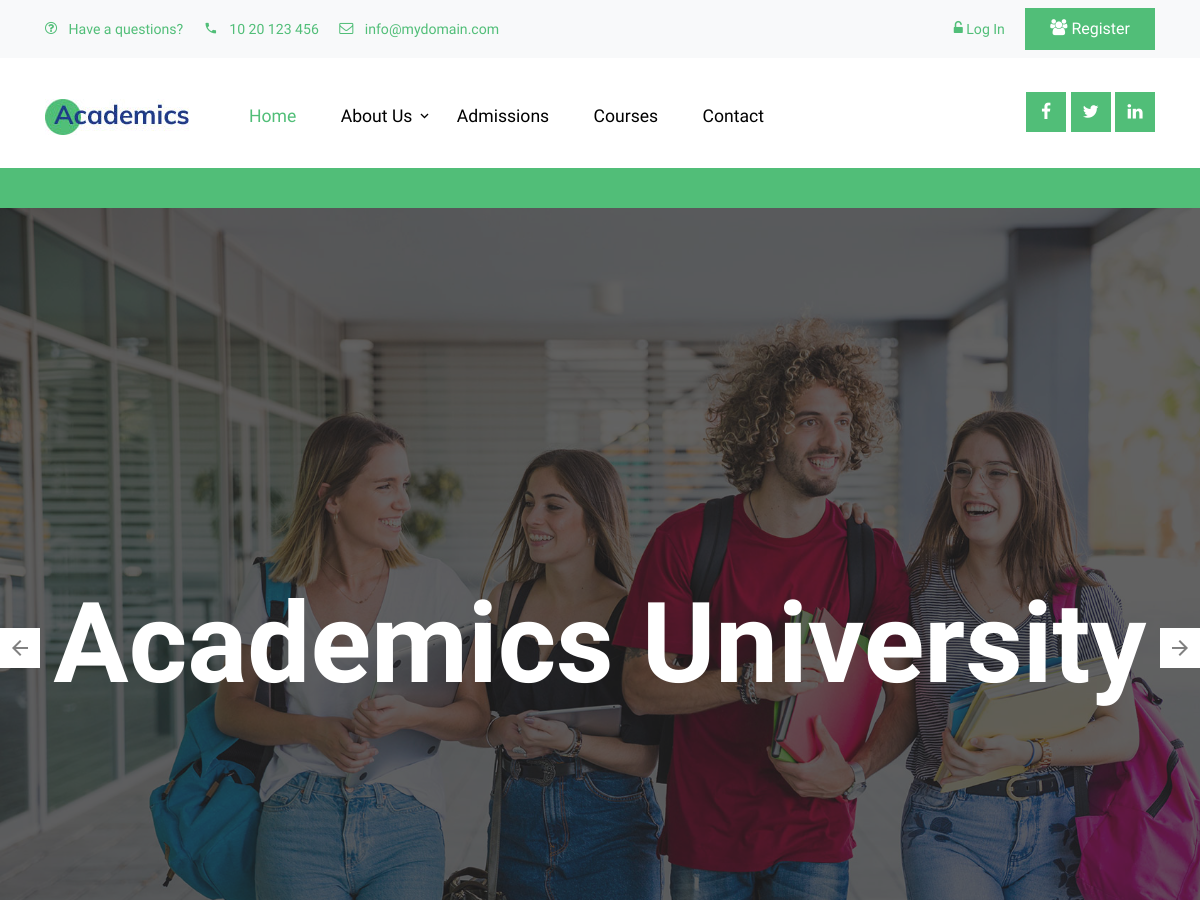
Before: /index/ (upper part) with the older database file.
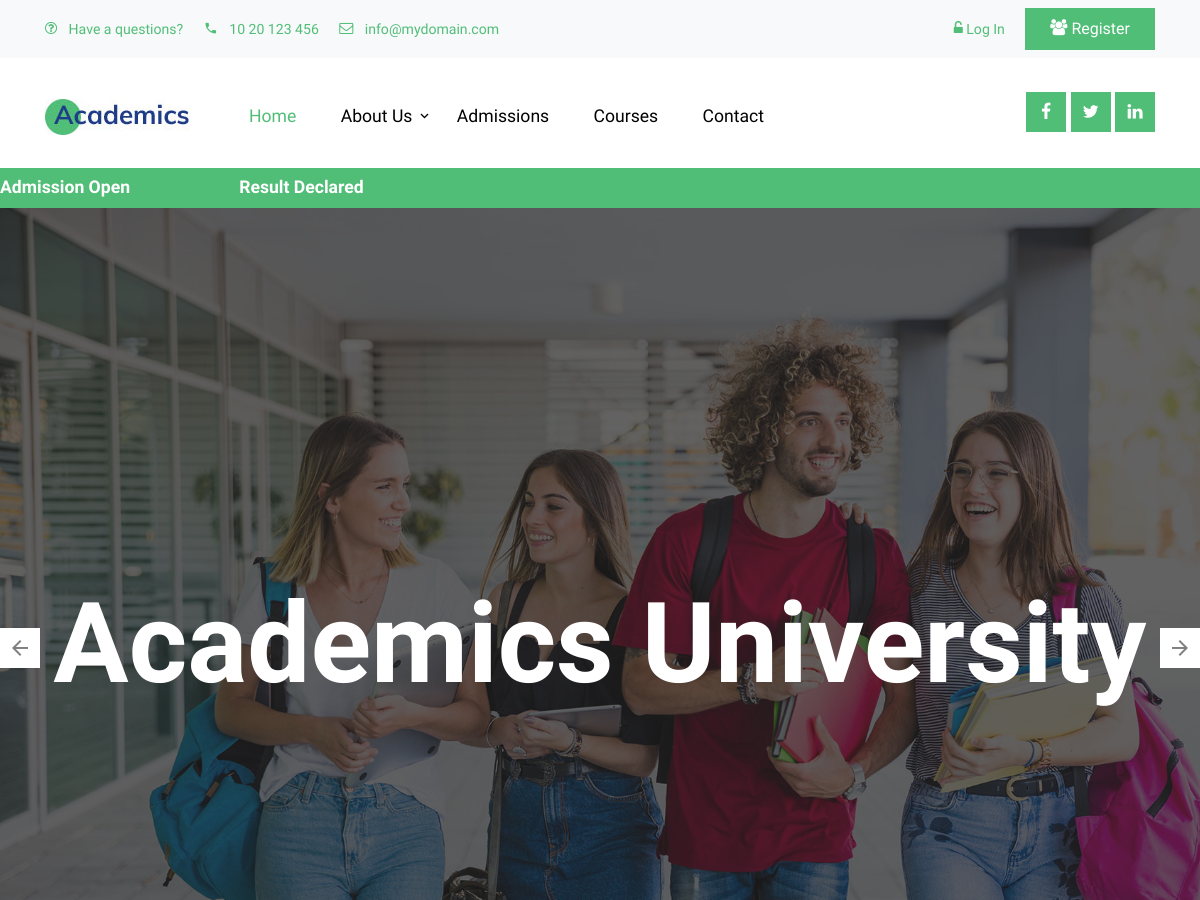
After: the same page with the newer database file.
### news/models.py (models this page shows)
class News(models.Model):
    news_title = models.CharField(max_length=100)
    news_description = HTMLField()

### programs/views.py (the view)
# urls.py: path('index/', views.homepage, name="index"),
def homepage(request):
    services_data= Service.objects.all() # [:1] use for limit negative index not support
    news_data = News.objects.all()
    data = {
        'services_datas' : services_data,
        'news_data':news_data
    }
    return render(request,"index.html",data)

### templates/index.html (shortened to what this page needs)
{% extends 'base.html' %}
    {% block content %}
    <marquee onmouseover = "stop()" onmouseout="start()" style="width: 100%; height: 40px; background-color: #51be78; position: relative; z-index : 999; margin-top : 110px; margin-bottom : -10px;">
      <p style="padding : 5px 0px; color : white;">
        {% for news in news_data %}
          <a href = "/newsdetails/{{news.id}}" style = "color : white; font-weight :bold;"> {{news.news_title }} </a> &nbsp; &nbsp; &nbsp; &nbsp; &nbsp; &nbsp; &nbsp;&nbsp;&nbsp; &nbsp; &nbsp; &nbsp; &nbsp;
        {% endfor %}
      </p>
    </marquee>
     <div class="hero-slide owl-carousel site-blocks-cover">
      <div class="intro-section" style="background-image: url('/static/images/hero_1.jpg');">
        <div class="container">
          <div class="row align-items-center">
            <div class="col-lg-12 mx-auto text-center" data-aos="fade-up">
              <h1>Academics University</h1>
            </div>
          </div>
        </div>
      </div>
        </div>
    {% endblock%}

### templates/base.html
{%  include "header.html" %}
{% block content %}
{% endblock content %}
{% include "footer.html" %}

### templates/header.html (shortened to what this page needs)
{% load static %}
<!DOCTYPE html>
<html lang="en">
<head>
  <link rel="stylesheet" href="/static/fonts/icomoon/style.css">
  <link rel="stylesheet" href="/static/css/bootstrap.min.css">
  <link rel="stylesheet" href="/static/css/jquery-ui.css">
  <link rel="stylesheet" href="/static/css/owl.carousel.min.css">
  <link rel="stylesheet" href="/static/css/owl.theme.default.min.css">
  <link rel="stylesheet" href="/static/css/owl.theme.default.min.css">
  <link rel="stylesheet" href="/static/css/jquery.fancybox.min.css">
  <link rel="stylesheet" href="/static/css/bootstrap-datepicker.css">
  <link rel="stylesheet" href="/static/fonts/flaticon/font/flaticon.css">
  <link rel="stylesheet" href="/static/css/aos.css">
  <link href="/static/css/jquery.mb.YTPlayer.min.css" media="all" rel="stylesheet" type="text/css">
  <link rel="stylesheet" href="/static/css/style.css">
</head>
<body data-spy="scroll" data-target=".site-navbar-target" data-offset="300">
  <div class="site-wrap">
    <div class="py-2 bg-light">
      <div class="container">
        <div class="row align-items-center">
          <div class="col-lg-9 d-none d-lg-block">
            <a href="#" class="small mr-3"><span class="icon-question-circle-o mr-2"></span> Have a questions?</a>
            <a href="#" class="small mr-3"><span class="icon-phone2 mr-2"></span> 10 20 123 456</a>
            <a href="#" class="small mr-3"><span class="icon-envelope-o mr-2"></span> info@mydomain.com</a>
          </div>
          <div class="col-lg-3 text-right">
            <a href="{% url 'login' %}" class="small mr-3"><span class="icon-unlock-alt"></span> Log In</a>
            <a href="{% url 'register' %}" class="small btn btn-primary px-4 py-2 rounded-0"><span class="icon-users"></span> Register</a>
          </div>
        </div>
      </div>
    </div>
    <header class="site-navbar py-4 js-sticky-header site-navbar-target" role="banner">
        <div class="container">
        <div class="d-flex align-items-center">
          <div class="site-logo">
            <a href="/templates/index.html" class="d-block">
              <img src="/static/images/logo.jpg" alt="Image" class="img-fluid">
            </a>
          </div>
          <div class="mr-auto">
            <nav class="site-navigation position-relative text-right" role="navigation">
              <ul class="site-menu main-menu js-clone-nav mr-auto d-none d-lg-block">
                <li class="active">
                  <a href="{% url 'index' %}" class="nav-link text-left">Home</a>
                </li>
                <li class="has-children">
                  <a href="{% url 'about-us' %}" class="nav-link text-left">About Us</a>
                </li>
                <li>
                  <a href="{% url 'admissions' %}" class="nav-link text-left">Admissions</a>
                </li>
                <li>
                  <a href="{% url 'courses' %}" class="nav-link text-left">Courses</a>
                </li>
                <li>
                    <a href="{% url 'contact' %}" class="nav-link text-left">Contact</a>
                  </li>
              </ul>
            </nav>
          </div>
          <div class="ml-auto">
            <div class="social-wrap">
              <a href="/templates/#"><span class="icon-facebook"></span></a>
              <a href="/templates/#"><span class="icon-twitter"></span></a>
              <a href="/templates/#"><span class="icon-linkedin"></span></a>
            </div>
          </div>
        </div>
      </div>
    </header>

### templates/footer.html (shortened to what this page needs)
  </div>
</body>
</html>

### static/css/style.css (style rules this page uses)
body { line-height: 1.7; color: gray; font-weight: 300; font-size: 1.1rem; }
a { -webkit-transition: .3s all ease; -o-transition: .3s all ease; transition: .3s all ease; }
h1, h2, h3, h4, h5, .h1, .h2, .h3, .h4, .h5 { font-family: "Muli", -apple-system, BlinkMacSystemFont, "Segoe UI", Roboto, "Helvetica Neue", Arial, sans-serif, "Apple Color Emoji", "Segoe UI Emoji", "Segoe UI Symbol", "Noto Color Emoji"; }
.site-wrap:before { display: none; -webkit-transition: .3s all ease-in-out; -o-transition: .3s all ease-in-out; transition: .3s all ease-in-out; background: rgba(0, 0, 0, 0.6); content: ""; position: absolute; z-index: 2000; top: 0; left: 0; right: 0; bottom: 0; opacity: 0; visibility: hidden; }
.site-logo { position: relative; font-weight: 900; font-size: 1.3rem; }
.site-logo a { color: #000; }
.site-navbar { margin-bottom: 0px; z-index: 1999; position: absolute; width: 100%; }
.site-navbar .site-navigation .site-menu { margin-bottom: 0; }
.site-navbar .site-navigation .site-menu .active > a { color: #51be78; display: inline-block; padding: 5px 20px; }
.site-navbar .site-navigation .site-menu a { text-decoration: none !important; display: inline-block; }
.site-navbar .site-navigation .site-menu > li { display: inline-block; }
.site-navbar .site-navigation .site-menu > li > a { padding: 20px 20px; color: #000; display: inline-block; text-decoration: none !important; }
.site-navbar .site-navigation .site-menu .has-children { position: relative; }
.site-navbar .site-navigation .site-menu .has-children > a { position: relative; padding-right: 20px; }
.site-navbar .site-navigation .site-menu .has-children > a:before { position: absolute; content: "\e313"; font-size: 16px; top: 50%; right: 0; -webkit-transform: translateY(-50%); -ms-transform: translateY(-50%); transform: translateY(-50%); font-family: 'icomoon'; }
.site-mobile-menu .site-nav-wrap { padding: 0; margin: 0; list-style: none; position: relative; }
.site-mobile-menu .site-nav-wrap a { padding: 10px 20px; display: block; position: relative; color: #212529; }
.site-mobile-menu .site-nav-wrap li { position: relative; display: block; }
.site-mobile-menu .site-nav-wrap > li { display: block; position: relative; float: left; width: 100%; }
.site-mobile-menu .site-nav-wrap > li > a { padding-left: 20px; font-size: 20px; }
.sticky-wrapper .site-navbar { -webkit-transition: .3s all ease; -o-transition: .3s all ease; transition: .3s all ease; background: #fff; }
.sticky-wrapper .site-navbar .site-logo a { color: #000; }
.sticky-wrapper .site-navbar .site-menu > li { display: inline-block; }
.intro-section { background-size: cover; position: relative; }
.intro-section, .intro-section .container .row { height: 100vh; min-height: 900px; }
.intro-section:before { content: ""; position: absolute; height: 100%; width: 100%; background: #222; opacity: .7; border-bottom-right-radius: 0px; background-size: cover; background-position: center; background-repeat: no-repeat; }
.intro-section h1 { font-size: 7rem; font-weight: 900; color: #fff; }
.social-wrap a { display: inline-block; width: 40px; height: 40px; background: #51be78; position: relative; }
.social-wrap a > span { position: absolute; color: #fff; left: 50%; top: 50%; -webkit-transform: translate(-50%, -50%); -ms-transform: translate(-50%, -50%); transform: translate(-50%, -50%); }
.hero-slide { position: relative; }

Changed rows visible on the page:
added News: news_title "Admission Open"
added News: news_title "Result Declared"
